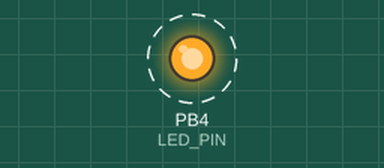
Recording of a sketch running on a simulated ATtiny85, built with avr-gcc and run on an emulated ATtiny85. On the bench: output pins drawn as LEDs (lit = HIGH). Dashed ring = blinking. At 2.0 s the program stops and its outputs stay as they are.

Above: at 0.1 s.
Timing chart, 0 to 3.0 s (numbered marks = the images above):
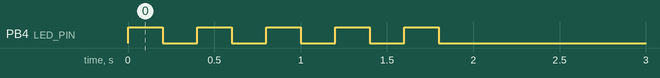

Measured:
- by itself, PB4 (LED_PIN): alternates HIGH for 0.20 s and LOW for 0.20 s, 10 changes in all, then stays LOW

The sketch:

TotalSleep.ino
```cpp
/*

  TotalSleep
  Test a total power shutdown with an ATtiny85 processor on a breadboard

  For info and circuit diagrams see https://github.com/tardate/LittleArduinoProjects/tree/main/playground/ATtiny/TotalSleep

 */

const int POWER_EN_PIN = PB0; // ATtiny pin 5
const int LED_PIN = PB4; // ATtiny pin 3

void setup() {
  keepAlive();

  // enable the LED pin for the demo behaviour
  pinMode(LED_PIN, OUTPUT);
}

void loop() {
  // do something, then send ourselves to sleep
  // NB: this could be included at the end of the setup() function
  // instead of in the loop() since we'll only do this once
  performOperation();
  gotoSleep();
}

void keepAlive() {
  // set the power-enable pin high to keep the processor alive
  pinMode(POWER_EN_PIN, OUTPUT);
  digitalWrite(POWER_EN_PIN, HIGH);
}

void gotoSleep() {
  // switch the power-enable pin to high-impedance input state
  pinMode(POWER_EN_PIN, INPUT);
  while(true) {
    // do nothing, just wait for the power-down
  }
}

void performOperation() {
  for (int i=0; i<10; i++) flashLed();
}

void flashLed() {
  static boolean output = HIGH;
  digitalWrite(LED_PIN, output);
  delay(200);
  output = !output;
}
```
